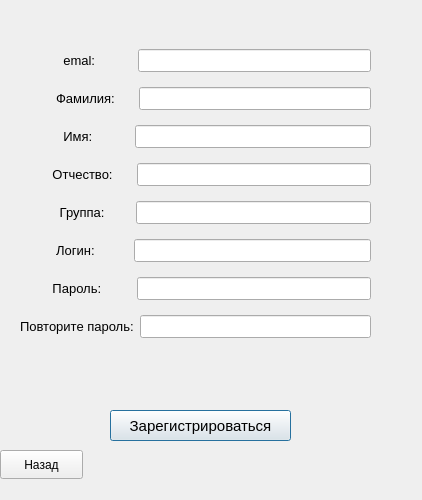
<?xml version="1.0" encoding="UTF-8"?>
<ui version="4.0">
 <class>RegistrationWindow</class>
 <widget class="QDialog" name="RegistrationWindow">
  <property name="geometry">
   <rect>
    <x>0</x>
    <y>0</y>
    <width>422</width>
    <height>500</height>
   </rect>
  </property>
  <property name="windowTitle">
   <string>Регистрация</string>
  </property>
  <widget class="QPushButton" name="pushButtoncheckregistration">
   <property name="geometry">
    <rect>
     <x>110</x>
     <y>410</y>
     <width>181</width>
     <height>31</height>
    </rect>
   </property>
   <property name="font">
    <font>
     <pointsize>11</pointsize>
    </font>
   </property>
   <property name="text">
    <string>Зарегистрироваться</string>
   </property>
  </widget>
  <widget class="QPushButton" name="backButton">
   <property name="geometry">
    <rect>
     <x>0</x>
     <y>450</y>
     <width>83</width>
     <height>29</height>
    </rect>
   </property>
   <property name="text">
    <string>Назад</string>
   </property>
  </widget>
  <widget class="QWidget" name="layoutWidget">
   <property name="geometry">
    <rect>
     <x>20</x>
     <y>40</y>
     <width>351</width>
     <height>307</height>
    </rect>
   </property>
   <layout class="QVBoxLayout" name="verticalLayout">
    <item>
     <layout class="QHBoxLayout" name="horizontalLayout">
      <item>
       <widget class="QLabel" name="labelemail">
        <property name="font">
         <font>
          <pointsize>10</pointsize>
         </font>
        </property>
        <property name="text">
         <string>            emal:          </string>
        </property>
       </widget>
      </item>
      <item>
       <widget class="QLineEdit" name="lineEditemail">
        <property name="font">
         <font>
          <pointsize>10</pointsize>
         </font>
        </property>
       </widget>
      </item>
     </layout>
    </item>
    <item>
     <layout class="QHBoxLayout" name="horizontalLayout_2">
      <item>
       <widget class="QLabel" name="labelsurname">
        <property name="font">
         <font>
          <pointsize>10</pointsize>
         </font>
        </property>
        <property name="text">
         <string>          Фамилия:     </string>
        </property>
       </widget>
      </item>
      <item>
       <widget class="QLineEdit" name="lineEditsurname">
        <property name="font">
         <font>
          <pointsize>10</pointsize>
         </font>
        </property>
       </widget>
      </item>
     </layout>
    </item>
    <item>
     <layout class="QHBoxLayout" name="horizontalLayout_3">
      <item>
       <widget class="QLabel" name="labelname">
        <property name="font">
         <font>
          <pointsize>10</pointsize>
         </font>
        </property>
        <property name="text">
         <string>            Имя:          </string>
        </property>
       </widget>
      </item>
      <item>
       <widget class="QLineEdit" name="lineEditname">
        <property name="font">
         <font>
          <pointsize>10</pointsize>
         </font>
        </property>
       </widget>
      </item>
     </layout>
    </item>
    <item>
     <layout class="QHBoxLayout" name="horizontalLayout_4">
      <item>
       <widget class="QLabel" name="labelpatronymic">
        <property name="font">
         <font>
          <pointsize>10</pointsize>
         </font>
        </property>
        <property name="text">
         <string>         Отчество:     </string>
        </property>
       </widget>
      </item>
      <item>
       <widget class="QLineEdit" name="lineEditpatronymic">
        <property name="font">
         <font>
          <pointsize>10</pointsize>
         </font>
        </property>
       </widget>
      </item>
     </layout>
    </item>
    <item>
     <layout class="QHBoxLayout" name="horizontalLayout_5">
      <item>
       <widget class="QLabel" name="labelgroup">
        <property name="font">
         <font>
          <pointsize>10</pointsize>
         </font>
        </property>
        <property name="text">
         <string>           Группа:       </string>
        </property>
       </widget>
      </item>
      <item>
       <widget class="QLineEdit" name="lineEditgroup">
        <property name="font">
         <font>
          <pointsize>10</pointsize>
         </font>
        </property>
       </widget>
      </item>
     </layout>
    </item>
    <item>
     <layout class="QHBoxLayout" name="horizontalLayout_6">
      <item>
       <widget class="QLabel" name="labelloginr">
        <property name="font">
         <font>
          <pointsize>10</pointsize>
         </font>
        </property>
        <property name="text">
         <string>          Логин:         </string>
        </property>
       </widget>
      </item>
      <item>
       <widget class="QLineEdit" name="lineEditloginr">
        <property name="font">
         <font>
          <pointsize>10</pointsize>
         </font>
        </property>
       </widget>
      </item>
     </layout>
    </item>
    <item>
     <layout class="QHBoxLayout" name="horizontalLayout_7">
      <item>
       <widget class="QLabel" name="labelpasswordr">
        <property name="font">
         <font>
          <pointsize>10</pointsize>
         </font>
        </property>
        <property name="text">
         <string>         Пароль:        </string>
        </property>
       </widget>
      </item>
      <item>
       <widget class="QLineEdit" name="lineEditpasswordr1">
        <property name="font">
         <font>
          <pointsize>10</pointsize>
         </font>
        </property>
       </widget>
      </item>
     </layout>
    </item>
    <item>
     <layout class="QHBoxLayout" name="horizontalLayout_8">
      <item>
       <widget class="QLabel" name="labelpasswordagain">
        <property name="font">
         <font>
          <pointsize>10</pointsize>
         </font>
        </property>
        <property name="text">
         <string>Повторите пароль:</string>
        </property>
       </widget>
      </item>
      <item>
       <widget class="QLineEdit" name="lineEditpasswordr2">
        <property name="font">
         <font>
          <pointsize>10</pointsize>
         </font>
        </property>
       </widget>
      </item>
     </layout>
    </item>
   </layout>
  </widget>
 </widget>
 <resources/>
 <connections/>
</ui>
